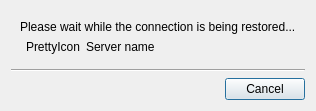
<?xml version="1.0" encoding="UTF-8"?>
<ui version="4.0">
 <class>ReconnectInfoDialog</class>
 <widget class="QDialog" name="ReconnectInfoDialog">
  <property name="windowModality">
   <enum>Qt::ApplicationModal</enum>
  </property>
  <property name="geometry">
   <rect>
    <x>0</x>
    <y>0</y>
    <width>286</width>
    <height>109</height>
   </rect>
  </property>
  <property name="windowTitle">
   <string>Reconnecting...</string>
  </property>
  <property name="modal">
   <bool>true</bool>
  </property>
  <layout class="QVBoxLayout" name="verticalLayout_2">
   <item>
    <widget class="QWidget" name="widget" native="true">
     <layout class="QVBoxLayout" name="verticalLayout">
      <item>
       <widget class="QLabel" name="label">
        <property name="text">
         <string>Please wait while the connection is being restored...</string>
        </property>
       </widget>
      </item>
      <item>
       <layout class="QGridLayout" name="gridLayout" columnstretch="0,0,1">
        <item row="0" column="2">
         <widget class="QLabel" name="nameLabel">
          <property name="text">
           <string>Server name</string>
          </property>
         </widget>
        </item>
        <item row="0" column="0">
         <widget class="QnProgressWidget" name="progressWidget" native="true"/>
        </item>
        <item row="0" column="1">
         <widget class="QLabel" name="iconLabel">
          <property name="text">
           <string>PrettyIcon</string>
          </property>
         </widget>
        </item>
       </layout>
      </item>
     </layout>
    </widget>
   </item>
   <item>
    <widget class="Line" name="line">
     <property name="orientation">
      <enum>Qt::Horizontal</enum>
     </property>
    </widget>
   </item>
   <item>
    <widget class="QDialogButtonBox" name="buttonBox">
     <property name="standardButtons">
      <set>QDialogButtonBox::Cancel</set>
     </property>
    </widget>
   </item>
  </layout>
 </widget>
 <customwidgets>
  <customwidget>
   <class>QnProgressWidget</class>
   <extends>QWidget</extends>
   <header location="global">ui/widgets/common/progress_widget.h</header>
   <container>1</container>
  </customwidget>
 </customwidgets>
 <resources/>
 <connections/>
</ui>
